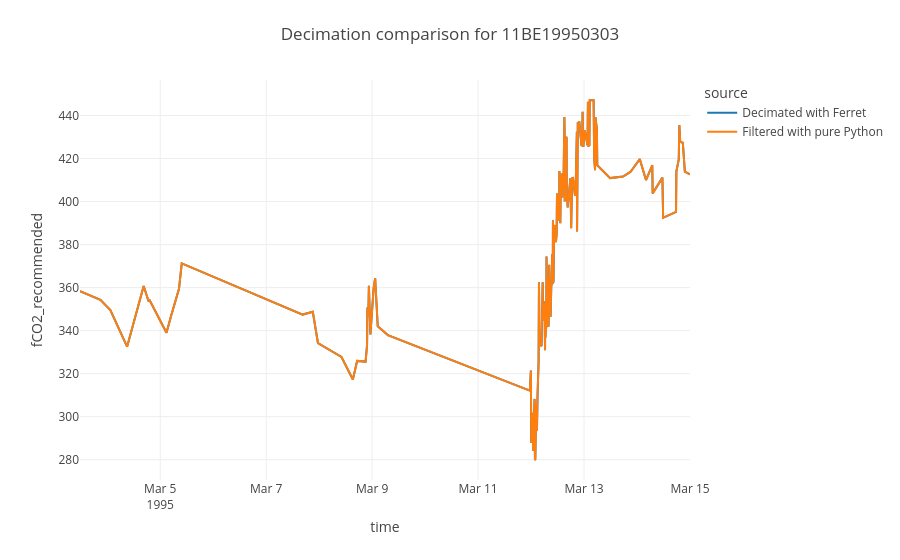

Notebook cell for this chart:
### Code cell
import plotly.express as px
both = pd.concat([dec, filtered_df])
figure = px.line(both, x='time', y='fCO2_recommended', color='source', title=f'Decimation comparison for {expocode}')
figure.update_layout(margin={'t': 80})
figure

### Figure 1 — Plotly figure (JSON) as saved in the notebook; plotly's stock layout.template omitted (floating-point values rounded to 4 significant figures; data arrays with more than 128 entries replaced by an {"elided": "..."} marker saying what was removed)
{"data": [{"hovertemplate": "source=Decimated with Ferret<br>time=%{x}<br>fCO2_recommended=%{y}<extra></extra>", "legendgroup": "Decimated with Ferret", "line": {"color": "var(--colorway-0)", "dash": "solid"}, "marker": {"symbol": "circle"}, "mode": "lines", "name": "Decimated with Ferret", "orientation": "v", "showlegend": true, "type": "scatter", "x": {"elided": "148 str values"}, "xaxis": "x", "y": {"elided": "148 float values"}, "yaxis": "y"}, {"hovertemplate": "source=Filtered with pure Python<br>time=%{x}<br>fCO2_recommended=%{y}<extra></extra>", "legendgroup": "Filtered with pure Python", "line": {"color": "var(--colorway-1)", "dash": "solid"}, "marker": {"symbol": "circle"}, "mode": "lines", "name": "Filtered with pure Python", "orientation": "v", "showlegend": true, "type": "scatter", "x": {"elided": "148 str values"}, "xaxis": "x", "y": {"elided": "148 float values"}, "yaxis": "y"}], "layout": {"legend": {"title": {"text": "source"}, "tracegroupgap": 0}, "margin": {"t": 80}, "title": {"text": "Decimation comparison for 11BE19950303"}, "xaxis": {"anchor": "y", "domain": [0, 1], "title": {"text": "time"}}, "yaxis": {"anchor": "x", "domain": [0, 1], "title": {"text": "fCO2_recommended"}}}}
